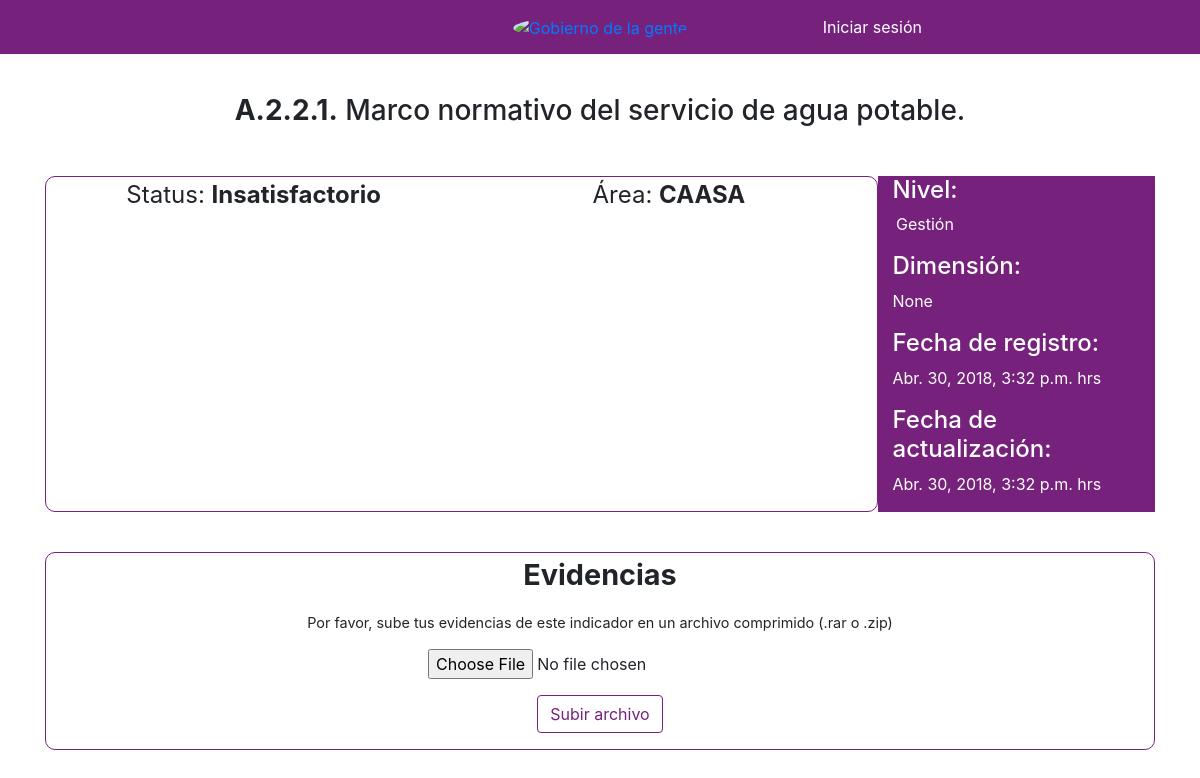
/indicadores/36/, run on the app's committed database.
### indicadores/models.py (models this page shows, shortened)
class Indicador(models.Model):
    indicador = models.CharField(max_length=10)
    nombre = models.TextField()
    descripcion = models.TextField(blank=True, null=True)
    metodo_calculo = models.TextField(blank=True, null=True)
    nivel = models.CharField(max_length=15, choices=choices_nivel, blank=True, null=True)
    dimension = models.CharField(max_length=144, blank=True, null=True)
    criterios_evaluacion = models.TextField(blank=True, null=True)
    area = models.ForeignKey(User, related_name='indicadores', on_delete=models.CASCADE)
    status = models.CharField(max_length=15, choices=choices_status)
    created = models.DateTimeField(auto_now_add=True)
    updated = models.DateTimeField(auto_now=True)
    evidencia = models.FileField(upload_to="evidencias/archivos/", blank=True, null=True)

### indicadores/views.py (the view, shortened to what this page needs)
# urls.py: path('<int:pk>/', indicadoresDetailView.as_view(), name="detail"),
class indicadoresDetailView(views.View):
    def get(self, request, pk):
        template_name="indicadores/indicador_detail.html"
        indicador = Indicador.objects.get(pk=pk)
        form = UploadFileForm()
        context = {'indicador':indicador, 'form':form}
        return render(request, template_name, context)

### indicadores/forms.py
class UploadFileForm(forms.ModelForm):
    evidencia = forms.FileField(label="")
    class Meta:
        model = Indicador
        fields = ['evidencia']

### indicadores/templates/indicadores/indicador_detail.html (shortened to what this page needs)
{% extends 'base.html' %}
{% block content %}
    <div class="container">
        <div class="row text-center">
            <div class="col-md-12">
                <h3><b>{{ indicador.indicador }}</b> {{ indicador.nombre }}</h3>
            </div>
        </div>
        <div class="row margin-top-middle">
            <div class="col-md-9 border-primary-a text-detail-important">
                <div class="row text-center">
                    <div class="col-md-6"><p>Status: <span
                            class="{% if indicador.status == "Satisfactorio" %}
                            color-green
                            {% elif indicador.status == "Regular" %}
                            color-yellow
                            {% else %}
                            color-red
                            {% endif %}
                            "><b>{{ indicador.status }}</b></span></p></div>
                    <div class="col-md-6"><p>Área: <span><b>{{ indicador.area.username }}</b></span></p></div>
                </div>
            </div>
            <div class="col-md-3 background-primary d-flex justify-content-around flex-column color-accent align-items-start">
                <div>
                    <h4 class="">Nivel:</h4>
                    <p class="text-center w-100">{{ indicador.nivel }}</p>
                </div>
                <div>
                    <h4 class="">Dimensión:</h4>
                    <p class="">{{ indicador.dimension }}</p>
                </div>
                <div>
                    <h4 class="">Fecha de registro:</h4>
                    <p class="">{{ indicador.created }} hrs</p>
                </div>
                <div>
                    <h4 class="">Fecha de actualización:</h4>
                    <p class="">{{ indicador.updated }} hrs</p>
                </div>
            </div>
        </div>
        <div class="row margin-top-middle">
            <div class="col-md-12 border-primary-a text-center margin-bottom-normal">
                <p class="text-detail-leve" style="font-size: 1.8em;"><b>Evidencias</b></p>
                {% if indicador.evidencia %}
                    <div class="margin-bottom-normal">
                        <a class="see_evidencia" target="_blank" href="/media/{{ indicador.evidencia }}">Visualizar o descargar archivo</a>
                    </div>
                    <p class="text-evidencia">Actualizar archivo</p>
                {% else %}
                    <p class="text-evidencia">Por favor, sube tus evidencias de este indicador en un archivo comprimido (.rar o .zip)</p>
                {% endif %}
                    <form action="{% url 'indicadores:detail' indicador.id  %}" method="post" enctype="multipart/form-data">
                        {{ form.as_p }}
                        <input class="btn btn-outline-primary margin-bottom-small" type="submit" value="Subir archivo">
                    </form>
            </div>
        </div>
    </div>
{% endblock %}

### static/css/styles.css (style rules this page uses)
.background-primary { background: #76227c !important; }
.color-accent { color: #fff !important; }
.margin-bottom-small { margin-bottom: 2vh !important; }
.margin-bottom-normal { margin-bottom: 5vh !important; }
.margin-top-middle { margin-top: 5vh; }
.btn-outline-primary { color: #76227c; background: transparent none; border-color: #76227c; }
.border-primary-a { border-radius: 10px; border: 1px solid #76227c; }
.text-detail-important { font-size: 1.5em; }
.text-detail-leve { font-size: 1.3em; }
.text-evidencia { font-size: 0.9em; }

### data on the page
Indicador: indicador "A.2.2.1.", nombre "Marco normativo del servicio de agua potable.", status "Insatisfactorio", area.username "CAASA", nivel "Gestión", dimension "None", created "Abr. 30, 2018, 3:32 p.m.", updated "Abr. 30, 2018, 3:32 p.m."
